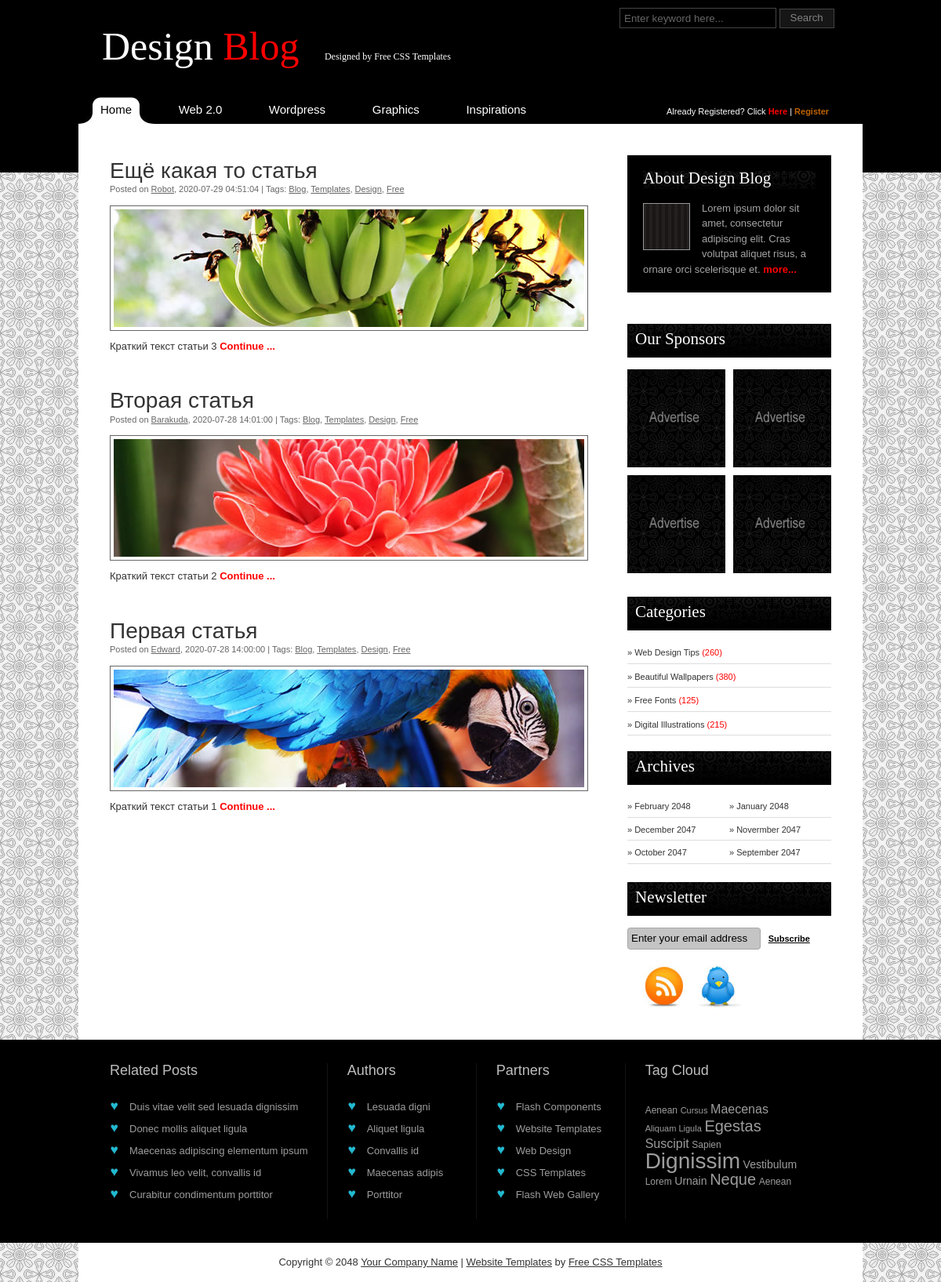
The page / on the database its author committed.
### tables this page shows
CREATE TABLE `news` (
  `id` int(11) NOT NULL,
  `title` varchar(255) NOT NULL,
  `date` timestamp NOT NULL DEFAULT CURRENT_TIMESTAMP,
  `short_content` text NOT NULL,
  `content` text NOT NULL,
  `preview` varchar(255) NOT NULL,
  `type` varchar(50) DEFAULT NULL,
  `author` varchar(255) NOT NULL
);

### config/routes.php (called while the page is built)
<?php
return array(
    'news/([0-9]+)' => 'news/view/$1',
    '' => 'news/index',
);

### controllers/NewsController.php (called while the page is built, shortened)
<?php
include_once ROOT.'/models/News.php';
class NewsController
{
    public function actionIndex()
    {
        $newsList = News::getNewsList();
        require_once(ROOT.'/views/news/index.php');
        return true;
    }
}

### index.php (called while the page is built, shortened)
<?php
    require_once(ROOT.'/components/Router.php');
    $router = new Router();
    $router->run();

### models/News.php (called while the page is built, shortened)
<?php
class News
{
    public static function getNewsList()
    {
        $db = Db::getConnection();
        $newList = array();
        $result = $db->query('SELECT id, title, date, author, preview, short_content '
            . 'FROM news '
            . 'ORDER BY date DESC '
            . 'LIMIT 10');
        $i = 0;
        while ($row = $result->fetch()) {
            $newList[$i]['id'] = $row['id'];
            $newList[$i]['title'] = $row['title'];
            $newList[$i]['date'] = $row['date'];
            $newList[$i]['author'] = $row['author'];
            $newList[$i]['preview'] = $row['preview'];
            $newList[$i]['short_content'] = $row['short_content'];
            $i++;
        }
        return $newList;
    }
}

### views/news/index.php (the view, shortened to what this page needs)
<!DOCTYPE html PUBLIC "-//W3C//DTD XHTML 1.0 Transitional//EN" "http://www.w3.org/TR/xhtml1/DTD/xhtml1-transitional.dtd">
<html xmlns="http://www.w3.org/1999/xhtml">
<head>
    <link href="/templates/css/templatemo_style.css" rel="stylesheet" type="text/css" />
</head>
<body>
<div id="templatemo_body_wrapper">
    <div id="templatemo_wrapper">
        <div id="templatemo_header">
            <div id="site_title">
                <a href="/" target="_parent">Design
                    <span>Blog</span>
                    <span class="tagline">Designed by Free CSS Templates</span>
                </a>
            </div>
            <div id="search_box">
                <form action="#" method="get">
                    <input type="text" value="Enter keyword here..." name="q" size="10" id="searchfield" title="searchfield" onfocus="clearText(this)" onblur="clearText(this)" />
                    <input type="submit" name="Search" value="Search" id="searchbutton" title="Search" />
                </form>
            </div>
        </div>
        <div id="templatemo_menu">
            <ul>
                <li><a href="#" class="current"><span></span>Home</a></li>
                <li><a href="#"><span></span>Web 2.0</a></li>
                <li><a href="#"><span></span>Wordpress</a></li>
                <li><a href="#"><span></span>Graphics</a></li>
                <li><a href="#"><span></span>Inspirations</a></li>
                <li><a href="#"><span></span>Freebies</a></li>
            </ul>
            <div id="register_box">
                Already Registered? Click <a href="#" class="signup">Here</a> | <a href="#" class="new_reg">Register</a>
            </div>
        </div>
        <div id="templatemo_main">
            <div id="templatemo_content">
                <?php foreach ($newsList as $newsItem):?>
                <div class="post_box">
                    <h2><a href="news/<?php echo $newsItem['id'];?>"><?php echo $newsItem['title'];?></a></h2>
                    <div class="news_meta">Posted on <a href="#"><?php echo $newsItem['author'];?></a>, <?php echo $newsItem['date'];?> | Tags: <a href="#">Blog</a>, <a href="#">Templates</a>, <a href="#">Design</a>, <a href="#">Free</a></div>
                    <div class="image_wrapper"><a href="news/<?php echo $newsItem['id'];?>" target="_parent"><img src="<?php echo $newsItem['preview'];?>" alt="image 1" /></a></div>
                    <p align="justify">
                        <?php echo $newsItem['short_content'];?><a href="news/<?php echo $newsItem['id'];?>" class="continue"> Continue ...</a>
                    </p>
                </div>
                <?php endforeach;?>
            </div>
            <div id="templatemo_sidebar">
                <div id="aboutus">
                    <h3>About Design Blog</h3>
                    <div class="image_fl"><img src="/templates/images/templatemo_about.jpg" alt="about this blog" /></div>
                    <p>Lorem ipsum dolor sit amet, consectetur adipiscing elit. Cras volutpat aliquet risus, a ornare orci scelerisque et. <a href="#" class="continue">more...</a></p>
                </div>
                <div class="cleaner_h20"></div>
                <div class="sidebar_box">
                    <h3>Our Sponsors</h3>
                    <div class="ads_125"><a href="http://www.templatemo.com/page/1" target="_parent"><img src="/templates/images/ads_125.jpg" alt="ad 1" /></a></div>
                    <div class="ads_125 odd"><a href="http://www.templatemo.com/page/2" target="_parent"><img src="/templates/images/ads_125.jpg" alt="ad 2" /></a></div>
                    <div class="ads_125"><a href="http://www.templatemo.com/page/3" target="_parent"><img src="/templates/images/ads_125.jpg" alt="ad 3" /></a></div>
                    <div class="ads_125 odd"><a href="http://www.templatemo.com/page/4" target="_parent"><img src="/templates/images/ads_125.jpg" alt="ad 4" /></a></div>
                </div>
                <div class="sidebar_box">
                    <h3>Categories</h3>
                    <ul class="sidebar_menu">
                        <li><a href="#">&raquo; Web Design Tips <span>(260)</span></a></li>
                        <li><a href="#">&raquo; Beautiful Wallpapers <span>(380)</span></a></li>
                        <li><a href="#">&raquo; Free Fonts <span>(125)</span></a></li>
                        <li><a href="#">&raquo; Digital Illustrations <span>(215)</span></a></li>
                    </ul>
                </div>
                <div class="sidebar_box">
                    <h3>Archives</h3>
                    <ul class="sm_two_col">
                        <li><a href="#">&raquo; February 2048</a></li>
                        <li><a href="#">&raquo; January 2048</a></li>
                        <li class="cleaner"><a href="#">&raquo; December 2047</a></li>
                        <li><a href="#">&raquo; Novermber 2047</a></li>
                        <li><a href="#">&raquo; October 2047</a></li>
                        <li><a href="#">&raquo; September 2047</a></li>
                    </ul>
                </div>
                <div class="sidebar_box">
                    <h3>Newsletter</h3>
                    <form method="get" action="#">
                        <input type="text" id="user" name="user" class="newsletter_email" value="Enter your email address"  onfocus="clearText(this)" onblur="clearText(this)" />
                        <input style="font-weight: bold;" type="submit" name="submit" id="submit" value="Subscribe" />
                    </form>
                    <div class="cleaner_h20"></div>
                    <a href="#" class="icon_link"><img src="/templates/images/templatemo_rss.jpg" alt="rss" /></a><a href="#" class="icon_link"><img src="/templates/images/templatemo_twitter.jpg" alt="twitter" /></a>
                </div>
            </div>
        </div>
    </div>
</div>
<div id="templatemo_footer_wrapper">
    <div id="templatemo_footer">
        <div class="footer_box col_w300">
            <h4>Related Posts</h4>
            <ul class="footer_menu">
                <li><a href="#">Duis vitae velit sed lesuada dignissim</a></li>
                <li><a href="#">Donec mollis aliquet ligula</a></li>
                <li><a href="#">Maecenas adipiscing elementum ipsum</a></li>
                <li><a href="#">Vivamus leo velit, convallis id</a></li>
                <li><a href="#">Curabitur condimentum porttitor</a></li>
            </ul>
        </div>
        <div class="footer_box col_w160">
            <h4>Authors</h4>
            <ul class="footer_menu">
                <li><a href="#">Lesuada digni</a></li>
                <li><a href="#">Aliquet ligula</a></li>
                <li><a href="#">Convallis id</a></li>
                <li><a href="#">Maecenas adipis</a></li>
                <li><a href="#">Porttitor</a></li>
            </ul>
        </div>
        <div class="footer_box col_w160">
            <h4>Partners</h4>
            <ul class="footer_menu">
                <li><a href="http://www.flashmo.com/page/1" target="_parent">Flash Components</a></li>
                <li><a href="http://www.templatemo.com/page/1" target="_parent">Website Templates</a></li>
                <li><a href="http://www.webdesignmo.com/blog" target="_parent">Web Design</a></li>
                <li><a href="http://www.templatemo.com" target="_parent">CSS Templates</a></li>
                <li><a href="http://www.koflash.com" target="_parent">Flash Web Gallery</a></li>
            </ul>
        </div>
        <div class="footer_box col_w260 fb_last">
            <h4>Tag Cloud</h4>
            <a href="#" style="font-size:12px">Aenean</a> <a href="#" style="font-size:11px">Cursus</a> <a href="#" style="font-size:16px">Maecenas</a> <a href="#" style="font-size:11px">Aliquam Ligula</a> <a href="#" style="font-size:20px">Egestas</a> <a href="#" style="font-size:16px">Suscipit</a> <a href="#" style="font-size:12px">Sapien</a> <a href="#" style="font-size:28px">Dignissim</a> <a href="#" style="font-size:14px">Vestibulum</a> <a href="#" style="font-size:12px">Lorem</a> <a href="#" style="font-size:14px">Urnain</a> <a href="#" style="font-size:20px">Neque</a> <a href="#" style="font-size:12px">Aenean</a>
        </div>
    </div>
</div>
<div id="templatemo_copyright">
    Copyright © 2048 <a href="#">Your Company Name</a> |
    <a href="http://www.iwebsitetemplate.com" target="_parent">Website Templates</a> by <a href="http://www.templatemo.com" target="_parent">Free CSS Templates</a>
</div>
</body>
</html>

### components/Router.php (shortened to what this page needs)
<?php
class Router
{
    private $routes;
    public function __construct()
    {
        $routesPath= ROOT.'/config/routes.php';
        $this->routes = include($routesPath);
    }
    private function getURI()
    {
        if (!empty($_SERVER['REQUEST_URI'])) {
            return trim($_SERVER['REQUEST_URI'], '/');
        }
    }
    public function run()
    {
        $uri = $this->getURI();
        foreach ($this->routes as $uriPattern => $path) {
            if (preg_match("~$uriPattern~", $uri)){
                $internalRoute = preg_replace("~$uriPattern~", $path, $uri);
                $segments = explode('/', $internalRoute);
                $controllerName = array_shift($segments).'Controller';
                $actionName = 'action'.ucfirst(array_shift($segments));
                $parameters = $segments;
                $controllerObject = new $controllerName;
                $result = call_user_func_array(array($controllerObject, $actionName), $parameters);
                if ($result != null) {
                    break;
                }
            }
        }
    }
}

### rows shown on the page
news: title "Ещё какая то статья", author "Robot", date "2020-07-29 04:51:04", preview (picture), short_content "Краткий текст статьи 3"
news: title "Вторая статья", author "Barakuda", date "2020-07-28 14:01:00", preview (picture), short_content "Краткий текст статьи 2"
news: title "Первая статья", author "Edward", date "2020-07-28 14:00:00", preview (picture), short_content "Краткий текст статьи 1"
